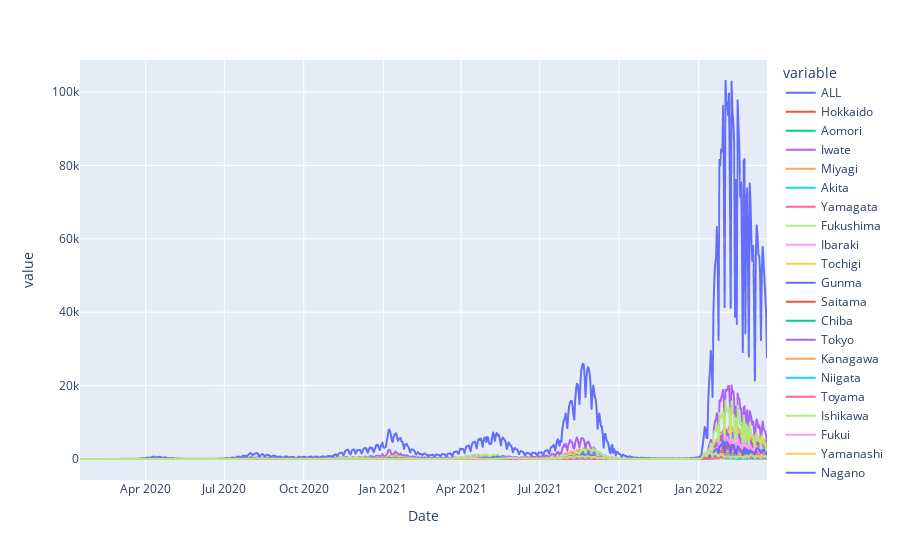

Here is the notebook cell this chart was saved with:
### Code cell
px.line(df, )

### Figure 1 — Plotly figure (JSON) as saved in the notebook; plotly's stock layout.template omitted (floating-point values rounded to 4 significant figures; data arrays with more than 128 entries replaced by an {"elided": "..."} marker saying what was removed)
{"data": [{"hovertemplate": "variable=ALL<br>Date=%{x}<br>value=%{y}<extra></extra>", "legendgroup": "ALL", "line": {"color": "#636efa", "dash": "solid"}, "marker": {"symbol": "circle"}, "mode": "lines", "name": "ALL", "showlegend": true, "type": "scattergl", "x": {"elided": "796 str values"}, "xaxis": "x", "y": {"elided": "796 int values"}, "yaxis": "y"}, {"hovertemplate": "variable=Hokkaido<br>Date=%{x}<br>value=%{y}<extra></extra>", "legendgroup": "Hokkaido", "line": {"color": "#EF553B", "dash": "solid"}, "marker": {"symbol": "circle"}, "mode": "lines", "name": "Hokkaido", "showlegend": true, "type": "scattergl", "x": {"elided": "796 str values"}, "xaxis": "x", "y": {"elided": "796 int values"}, "yaxis": "y"}, {"hovertemplate": "variable=Aomori<br>Date=%{x}<br>value=%{y}<extra></extra>", "legendgroup": "Aomori", "line": {"color": "#00cc96", "dash": "solid"}, "marker": {"symbol": "circle"}, "mode": "lines", "name": "Aomori", "showlegend": true, "type": "scattergl", "x": {"elided": "796 str values"}, "xaxis": "x", "y": {"elided": "796 int values"}, "yaxis": "y"}, {"hovertemplate": "variable=Iwate<br>Date=%{x}<br>value=%{y}<extra></extra>", "legendgroup": "Iwate", "line": {"color": "#ab63fa", "dash": "solid"}, "marker": {"symbol": "circle"}, "mode": "lines", "name": "Iwate", "showlegend": true, "type": "scattergl", "x": {"elided": "796 str values"}, "xaxis": "x", "y": {"elided": "796 int values"}, "yaxis": "y"}, {"hovertemplate": "variable=Miyagi<br>Date=%{x}<br>value=%{y}<extra></extra>", "legendgroup": "Miyagi", "line": {"color": "#FFA15A", "dash": "solid"}, "marker": {"symbol": "circle"}, "mode": "lines", "name": "Miyagi", "showlegend": true, "type": "scattergl", "x": {"elided": "796 str values"}, "xaxis": "x", "y": {"elided": "796 int values"}, "yaxis": "y"}, {"hovertemplate": "variable=Akita<br>Date=%{x}<br>value=%{y}<extra></extra>", "legendgroup": "Akita", "line": {"color": "#19d3f3", "dash": "solid"}, "marker": {"symbol": "circle"}, "mode": "lines", "name": "Akita", "showlegend": true, "type": "scattergl", "x": {"elided": "796 str values"}, "xaxis": "x", "y": {"elided": "796 int values"}, "yaxis": "y"}, {"hovertemplate": "variable=Yamagata<br>Date=%{x}<br>value=%{y}<extra></extra>", "legendgroup": "Yamagata", "line": {"color": "#FF6692", "dash": "solid"}, "marker": {"symbol": "circle"}, "mode": "lines", "name": "Yamagata", "showlegend": true, "type": "scattergl", "x": {"elided": "796 str values"}, "xaxis": "x", "y": {"elided": "796 int values"}, "yaxis": "y"}, {"hovertemplate": "variable=Fukushima<br>Date=%{x}<br>value=%{y}<extra></extra>", "legendgroup": "Fukushima", "line": {"color": "#B6E880", "dash": "solid"}, "marker": {"symbol": "circle"}, "mode": "lines", "name": "Fukushima", "showlegend": true, "type": "scattergl", "x": {"elided": "796 str values"}, "xaxis": "x", "y": {"elided": "796 int values"}, "yaxis": "y"}, {"hovertemplate": "variable=Ibaraki<br>Date=%{x}<br>value=%{y}<extra></extra>", "legendgroup": "Ibaraki", "line": {"color": "#FF97FF", "dash": "solid"}, "marker": {"symbol": "circle"}, "mode": "lines", "name": "Ibaraki", "showlegend": true, "type": "scattergl", "x": {"elided": "796 str values"}, "xaxis": "x", "y": {"elided": "796 int values"}, "yaxis": "y"}, {"hovertemplate": "variable=Tochigi<br>Date=%{x}<br>value=%{y}<extra></extra>", "legendgroup": "Tochigi", "line": {"color": "#FECB52", "dash": "solid"}, "marker": {"symbol": "circle"}, "mode": "lines", "name": "Tochigi", "showlegend": true, "type": "scattergl", "x": {"elided": "796 str values"}, "xaxis": "x", "y": {"elided": "796 int values"}, "yaxis": "y"}, {"hovertemplate": "variable=Gunma<br>Date=%{x}<br>value=%{y}<extra></extra>", "legendgroup": "Gunma", "line": {"color": "#636efa", "dash": "solid"}, "marker": {"symbol": "circle"}, "mode": "lines", "name": "Gunma", "showlegend": true, "type": "scattergl", "x": {"elided": "796 str values"}, "xaxis": "x", "y": {"elided": "796 int values"}, "yaxis": "y"}, {"hovertemplate": "variable=Saitama<br>Date=%{x}<br>value=%{y}<extra></extra>", "legendgroup": "Saitama", "line": {"color": "#EF553B", "dash": "solid"}, "marker": {"symbol": "circle"}, "mode": "lines", "name": "Saitama", "showlegend": true, "type": "scattergl", "x": {"elided": "796 str values"}, "xaxis": "x", "y": {"elided": "796 int values"}, "yaxis": "y"}, {"hovertemplate": "variable=Chiba<br>Date=%{x}<br>value=%{y}<extra></extra>", "legendgroup": "Chiba", "line": {"color": "#00cc96", "dash": "solid"}, "marker": {"symbol": "circle"}, "mode": "lines", "name": "Chiba", "showlegend": true, "type": "scattergl", "x": {"elided": "796 str values"}, "xaxis": "x", "y": {"elided": "796 int values"}, "yaxis": "y"}, {"hovertemplate": "variable=Tokyo<br>Date=%{x}<br>value=%{y}<extra></extra>", "legendgroup": "Tokyo", "line": {"color": "#ab63fa", "dash": "solid"}, "marker": {"symbol": "circle"}, "mode": "lines", "name": "Tokyo", "showlegend": true, "type": "scattergl", "x": {"elided": "796 str values"}, "xaxis": "x", "y": {"elided": "796 int values"}, "yaxis": "y"}, {"hovertemplate": "variable=Kanagawa<br>Date=%{x}<br>value=%{y}<extra></extra>", "legendgroup": "Kanagawa", "line": {"color": "#FFA15A", "dash": "solid"}, "marker": {"symbol": "circle"}, "mode": "lines", "name": "Kanagawa", "showlegend": true, "type": "scattergl", "x": {"elided": "796 str values"}, "xaxis": "x", "y": {"elided": "796 int values"}, "yaxis": "y"}, {"hovertemplate": "variable=Niigata<br>Date=%{x}<br>value=%{y}<extra></extra>", "legendgroup": "Niigata", "line": {"color": "#19d3f3", "dash": "solid"}, "marker": {"symbol": "circle"}, "mode": "lines", "name": "Niigata", "showlegend": true, "type": "scattergl", "x": {"elided": "796 str values"}, "xaxis": "x", "y": {"elided": "796 int values"}, "yaxis": "y"}, {"hovertemplate": "variable=Toyama<br>Date=%{x}<br>value=%{y}<extra></extra>", "legendgroup": "Toyama", "line": {"color": "#FF6692", "dash": "solid"}, "marker": {"symbol": "circle"}, "mode": "lines", "name": "Toyama", "showlegend": true, "type": "scattergl", "x": {"elided": "796 str values"}, "xaxis": "x", "y": {"elided": "796 int values"}, "yaxis": "y"}, {"hovertemplate": "variable=Ishikawa<br>Date=%{x}<br>value=%{y}<extra></extra>", "legendgroup": "Ishikawa", "line": {"color": "#B6E880", "dash": "solid"}, "marker": {"symbol": "circle"}, "mode": "lines", "name": "Ishikawa", "showlegend": true, "type": "scattergl", "x": {"elided": "796 str values"}, "xaxis": "x", "y": {"elided": "796 int values"}, "yaxis": "y"}, {"hovertemplate": "variable=Fukui<br>Date=%{x}<br>value=%{y}<extra></extra>", "legendgroup": "Fukui", "line": {"color": "#FF97FF", "dash": "solid"}, "marker": {"symbol": "circle"}, "mode": "lines", "name": "Fukui", "showlegend": true, "type": "scattergl", "x": {"elided": "796 str values"}, "xaxis": "x", "y": {"elided": "796 int values"}, "yaxis": "y"}, {"hovertemplate": "variable=Yamanashi<br>Date=%{x}<br>value=%{y}<extra></extra>", "legendgroup": "Yamanashi", "line": {"color": "#FECB52", "dash": "solid"}, "marker": {"symbol": "circle"}, "mode": "lines", "name": "Yamanashi", "showlegend": true, "type": "scattergl", "x": {"elided": "796 str values"}, "xaxis": "x", "y": {"elided": "796 int values"}, "yaxis": "y"}, {"hovertemplate": "variable=Nagano<br>Date=%{x}<br>value=%{y}<extra></extra>", "legendgroup": "Nagano", "line": {"color": "#636efa", "dash": "solid"}, "marker": {"symbol": "circle"}, "mode": "lines", "name": "Nagano", "showlegend": true, "type": "scattergl", "x": {"elided": "796 str values"}, "xaxis": "x", "y": {"elided": "796 int values"}, "yaxis": "y"}, {"hovertemplate": "variable=Gifu<br>Date=%{x}<br>value=%{y}<extra></extra>", "legendgroup": "Gifu", "line": {"color": "#EF553B", "dash": "solid"}, "marker": {"symbol": "circle"}, "mode": "lines", "name": "Gifu", "showlegend": true, "type": "scattergl", "x": {"elided": "796 str values"}, "xaxis": "x", "y": {"elided": "796 int values"}, "yaxis": "y"}, {"hovertemplate": "variable=Shizuoka<br>Date=%{x}<br>value=%{y}<extra></extra>", "legendgroup": "Shizuoka", "line": {"color": "#00cc96", "dash": "solid"}, "marker": {"symbol": "circle"}, "mode": "lines", "name": "Shizuoka", "showlegend": true, "type": "scattergl", "x": {"elided": "796 str values"}, "xaxis": "x", "y": {"elided": "796 int values"}, "yaxis": "y"}, {"hovertemplate": "variable=Aichi<br>Date=%{x}<br>value=%{y}<extra></extra>", "legendgroup": "Aichi", "line": {"color": "#ab63fa", "dash": "solid"}, "marker": {"symbol": "circle"}, "mode": "lines", "name": "Aichi", "showlegend": true, "type": "scattergl", "x": {"elided": "796 str values"}, "xaxis": "x", "y": {"elided": "796 int values"}, "yaxis": "y"}, {"hovertemplate": "variable=Mie<br>Date=%{x}<br>value=%{y}<extra></extra>", "legendgroup": "Mie", "line": {"color": "#FFA15A", "dash": "solid"}, "marker": {"symbol": "circle"}, "mode": "lines", "name": "Mie", "showlegend": true, "type": "scattergl", "x": {"elided": "796 str values"}, "xaxis": "x", "y": {"elided": "796 int values"}, "yaxis": "y"}, {"hovertemplate": "variable=Shiga<br>Date=%{x}<br>value=%{y}<extra></extra>", "legendgroup": "Shiga", "line": {"color": "#19d3f3", "dash": "solid"}, "marker": {"symbol": "circle"}, "mode": "lines", "name": "Shiga", "showlegend": true, "type": "scattergl", "x": {"elided": "796 str values"}, "xaxis": "x", "y": {"elided": "796 int values"}, "yaxis": "y"}, {"hovertemplate": "variable=Kyoto<br>Date=%{x}<br>value=%{y}<extra></extra>", "legendgroup": "Kyoto", "line": {"color": "#FF6692", "dash": "solid"}, "marker": {"symbol": "circle"}, "mode": "lines", "name": "Kyoto", "showlegend": true, "type": "scattergl", "x": {"elided": "796 str values"}, "xaxis": "x", "y": {"elided": "796 int values"}, "yaxis": "y"}, {"hovertemplate": "variable=Osaka<br>Date=%{x}<br>value=%{y}<extra></extra>", "legendgroup": "Osaka", "line": {"color": "#B6E880", "dash": "solid"}, "marker": {"symbol": "circle"}, "mode": "lines", "name": "Osaka", "showlegend": true, "type": "scattergl", "x": {"elided": "796 str values"}, "xaxis": "x", "y": {"elided": "796 int values"}, "yaxis": "y"}, {"hovertemplate": "variable=Hyogo<br>Date=%{x}<br>value=%{y}<extra></extra>", "legendgroup": "Hyogo", "line": {"color": "#FF97FF", "dash": "solid"}, "marker": {"symbol": "circle"}, "mode": "lines", "name": "Hyogo", "showlegend": true, "type": "scattergl", "x": {"elided": "796 str values"}, "xaxis": "x", "y": {"elided": "796 int values"}, "yaxis": "y"}, {"hovertemplate": "variable=Nara<br>Date=%{x}<br>value=%{y}<extra></extra>", "legendgroup": "Nara", "line": {"color": "#FECB52", "dash": "solid"}, "marker": {"symbol": "circle"}, "mode": "lines", "name": "Nara", "showlegend": true, "type": "scattergl", "x": {"elided": "796 str values"}, "xaxis": "x", "y": {"elided": "796 int values"}, "yaxis": "y"}, {"hovertemplate": "variable=Wakayama<br>Date=%{x}<br>value=%{y}<extra></extra>", "legendgroup": "Wakayama", "line": {"color": "#636efa", "dash": "solid"}, "marker": {"symbol": "circle"}, "mode": "lines", "name": "Wakayama", "showlegend": true, "type": "scattergl", "x": {"elided": "796 str values"}, "xaxis": "x", "y": {"elided": "796 int values"}, "yaxis": "y"}, {"hovertemplate": "variable=Tottori<br>Date=%{x}<br>value=%{y}<extra></extra>", "legendgroup": "Tottori", "line": {"color": "#EF553B", "dash": "solid"}, "marker": {"symbol": "circle"}, "mode": "lines", "name": "Tottori", "showlegend": true, "type": "scattergl", "x": {"elided": "796 str values"}, "xaxis": "x", "y": {"elided": "796 int values"}, "yaxis": "y"}, {"hovertemplate": "variable=Shimane<br>Date=%{x}<br>value=%{y}<extra></extra>", "legendgroup": "Shimane", "line": {"color": "#00cc96", "dash": "solid"}, "marker": {"symbol": "circle"}, "mode": "lines", "name": "Shimane", "showlegend": true, "type": "scattergl", "x": {"elided": "796 str values"}, "xaxis": "x", "y": {"elided": "796 int values"}, "yaxis": "y"}, {"hovertemplate": "variable=Okayama<br>Date=%{x}<br>value=%{y}<extra></extra>", "legendgroup": "Okayama", "line": {"color": "#ab63fa", "dash": "solid"}, "marker": {"symbol": "circle"}, "mode": "lines", "name": "Okayama", "showlegend": true, "type": "scattergl", "x": {"elided": "796 str values"}, "xaxis": "x", "y": {"elided": "796 int values"}, "yaxis": "y"}, {"hovertemplate": "variable=Hiroshima<br>Date=%{x}<br>value=%{y}<extra></extra>", "legendgroup": "Hiroshima", "line": {"color": "#FFA15A", "dash": "solid"}, "marker": {"symbol": "circle"}, "mode": "lines", "name": "Hiroshima", "showlegend": true, "type": "scattergl", "x": {"elided": "796 str values"}, "xaxis": "x", "y": {"elided": "796 int values"}, "yaxis": "y"}, {"hovertemplate": "variable=Yamaguchi<br>Date=%{x}<br>value=%{y}<extra></extra>", "legendgroup": "Yamaguchi", "line": {"color": "#19d3f3", "dash": "solid"}, "marker": {"symbol": "circle"}, "mode": "lines", "name": "Yamaguchi", "showlegend": true, "type": "scattergl", "x": {"elided": "796 str values"}, "xaxis": "x", "y": {"elided": "796 int values"}, "yaxis": "y"}, {"hovertemplate": "variable=Tokushima<br>Date=%{x}<br>value=%{y}<extra></extra>", "legendgroup": "Tokushima", "line": {"color": "#FF6692", "dash": "solid"}, "marker": {"symbol": "circle"}, "mode": "lines", "name": "Tokushima", "showlegend": true, "type": "scattergl", "x": {"elided": "796 str values"}, "xaxis": "x", "y": {"elided": "796 int values"}, "yaxis": "y"}, {"hovertemplate": "variable=Kagawa<br>Date=%{x}<br>value=%{y}<extra></extra>", "legendgroup": "Kagawa", "line": {"color": "#B6E880", "dash": "solid"}, "marker": {"symbol": "circle"}, "mode": "lines", "name": "Kagawa", "showlegend": true, "type": "scattergl", "x": {"elided": "796 str values"}, "xaxis": "x", "y": {"elided": "796 int values"}, "yaxis": "y"}, {"hovertemplate": "variable=Ehime<br>Date=%{x}<br>value=%{y}<extra></extra>", "legendgroup": "Ehime", "line": {"color": "#FF97FF", "dash": "solid"}, "marker": {"symbol": "circle"}, "mode": "lines", "name": "Ehime", "showlegend": true, "type": "scattergl", "x": {"elided": "796 str values"}, "xaxis": "x", "y": {"elided": "796 int values"}, "yaxis": "y"}, {"hovertemplate": "variable=Kochi<br>Date=%{x}<br>value=%{y}<extra></extra>", "legendgroup": "Kochi", "line": {"color": "#FECB52", "dash": "solid"}, "marker": {"symbol": "circle"}, "mode": "lines", "name": "Kochi", "showlegend": true, "type": "scattergl", "x": {"elided": "796 str values"}, "xaxis": "x", "y": {"elided": "796 int values"}, "yaxis": "y"}, {"hovertemplate": "variable=Fukuoka<br>Date=%{x}<br>value=%{y}<extra></extra>", "legendgroup": "Fukuoka", "line": {"color": "#636efa", "dash": "solid"}, "marker": {"symbol": "circle"}, "mode": "lines", "name": "Fukuoka", "showlegend": true, "type": "scattergl", "x": {"elided": "796 str values"}, "xaxis": "x", "y": {"elided": "796 int values"}, "yaxis": "y"}, {"hovertemplate": "variable=Saga<br>Date=%{x}<br>value=%{y}<extra></extra>", "legendgroup": "Saga", "line": {"color": "#EF553B", "dash": "solid"}, "marker": {"symbol": "circle"}, "mode": "lines", "name": "Saga", "showlegend": true, "type": "scattergl", "x": {"elided": "796 str values"}, "xaxis": "x", "y": {"elided": "796 int values"}, "yaxis": "y"}, {"hovertemplate": "variable=Nagasaki<br>Date=%{x}<br>value=%{y}<extra></extra>", "legendgroup": "Nagasaki", "line": {"color": "#00cc96", "dash": "solid"}, "marker": {"symbol": "circle"}, "mode": "lines", "name": "Nagasaki", "showlegend": true, "type": "scattergl", "x": {"elided": "796 str values"}, "xaxis": "x", "y": {"elided": "796 int values"}, "yaxis": "y"}, {"hovertemplate": "variable=Kumamoto<br>Date=%{x}<br>value=%{y}<extra></extra>", "legendgroup": "Kumamoto", "line": {"color": "#ab63fa", "dash": "solid"}, "marker": {"symbol": "circle"}, "mode": "lines", "name": "Kumamoto", "showlegend": true, "type": "scattergl", "x": {"elided": "796 str values"}, "xaxis": "x", "y": {"elided": "796 int values"}, "yaxis": "y"}, {"hovertemplate": "variable=Oita<br>Date=%{x}<br>value=%{y}<extra></extra>", "legendgroup": "Oita", "line": {"color": "#FFA15A", "dash": "solid"}, "marker": {"symbol": "circle"}, "mode": "lines", "name": "Oita", "showlegend": true, "type": "scattergl", "x": {"elided": "796 str values"}, "xaxis": "x", "y": {"elided": "796 int values"}, "yaxis": "y"}, {"hovertemplate": "variable=Miyazaki<br>Date=%{x}<br>value=%{y}<extra></extra>", "legendgroup": "Miyazaki", "line": {"color": "#19d3f3", "dash": "solid"}, "marker": {"symbol": "circle"}, "mode": "lines", "name": "Miyazaki", "showlegend": true, "type": "scattergl", "x": {"elided": "796 str values"}, "xaxis": "x", "y": {"elided": "796 int values"}, "yaxis": "y"}, {"hovertemplate": "variable=Kagoshima<br>Date=%{x}<br>value=%{y}<extra></extra>", "legendgroup": "Kagoshima", "line": {"color": "#FF6692", "dash": "solid"}, "marker": {"symbol": "circle"}, "mode": "lines", "name": "Kagoshima", "showlegend": true, "type": "scattergl", "x": {"elided": "796 str values"}, "xaxis": "x", "y": {"elided": "796 int values"}, "yaxis": "y"}, {"hovertemplate": "variable=Okinawa<br>Date=%{x}<br>value=%{y}<extra></extra>", "legendgroup": "Okinawa", "line": {"color": "#B6E880", "dash": "solid"}, "marker": {"symbol": "circle"}, "mode": "lines", "name": "Okinawa", "showlegend": true, "type": "scattergl", "x": {"elided": "796 str values"}, "xaxis": "x", "y": {"elided": "796 int values"}, "yaxis": "y"}], "layout": {"autosize": true, "legend": {"title": {"text": "variable"}, "tracegroupgap": 0}, "margin": {"t": 60}, "xaxis": {"anchor": "y", "autorange": true, "domain": [0, 1], "range": ["2020-01-16", "2022-03-21"], "title": {"text": "Date"}, "type": "date"}, "yaxis": {"anchor": "x", "autorange": true, "domain": [0, 1], "range": [-5723.0, 108700.0], "title": {"text": "value"}, "type": "linear"}}}
